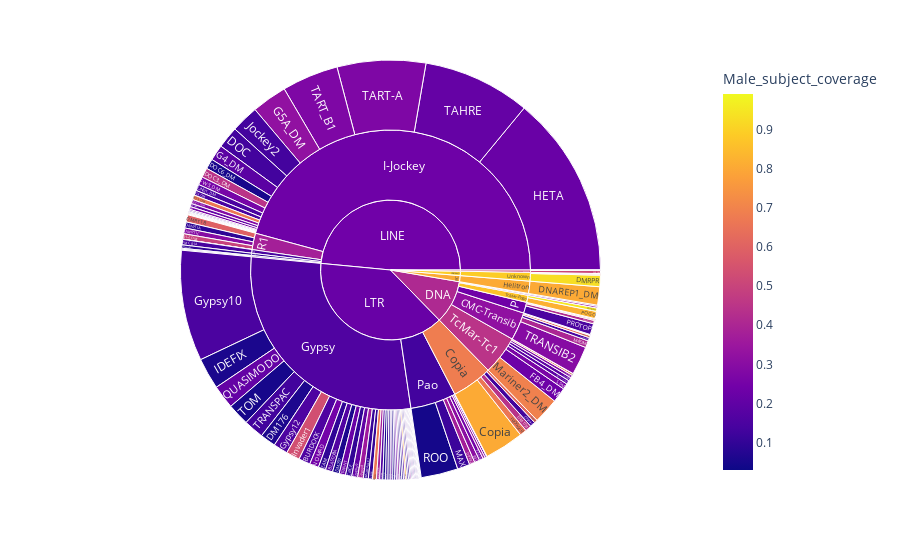

The notebook cell saved with this chart:
### Markdown cell above
## Male TE expression ratio and subject coverage

### Code cell
df = consensus_counting_df.copy()
expressed = df["Male"] > 0
df = df[expressed]
fig = px.sunburst(df, path=['SubClass', 'SuperFamily', 'Family'], values='Male', color = "Male_subject_coverage")
fig.show()

### Figure 1 — Plotly figure (JSON) as saved in the notebook; plotly's stock layout.template omitted (floating-point values rounded to 4 significant figures; data arrays with more than 128 entries replaced by an {"elided": "..."} marker saying what was removed)
{"data": [{"branchvalues": "total", "customdata": {"elided": "153x1 float values"}, "domain": {"x": [0, 1], "y": [0, 1]}, "hovertemplate": "labels=%{label}<br>Male=%{value}<br>parent=%{parent}<br>id=%{id}<br>Male_subject_coverage=%{color}<extra></extra>", "ids": {"elided": "153 str values"}, "labels": {"elided": "153 str values"}, "marker": {"coloraxis": "coloraxis", "colors": {"elided": "153 float values"}}, "name": "", "parents": {"elided": "153 str values"}, "type": "sunburst", "values": {"elided": "153 int values"}}], "layout": {"coloraxis": {"colorbar": {"title": {"text": "Male_subject_coverage"}}, "colorscale": [[0, "#0d0887"], [0.1111, "#46039f"], [0.2222, "#7201a8"], [0.3333, "#9c179e"], [0.4444, "#bd3786"], [0.5556, "#d8576b"], [0.6667, "#ed7953"], [0.7778, "#fb9f3a"], [0.8889, "#fdca26"], [1, "#f0f921"]]}, "legend": {"tracegroupgap": 0}, "margin": {"t": 60}}}
